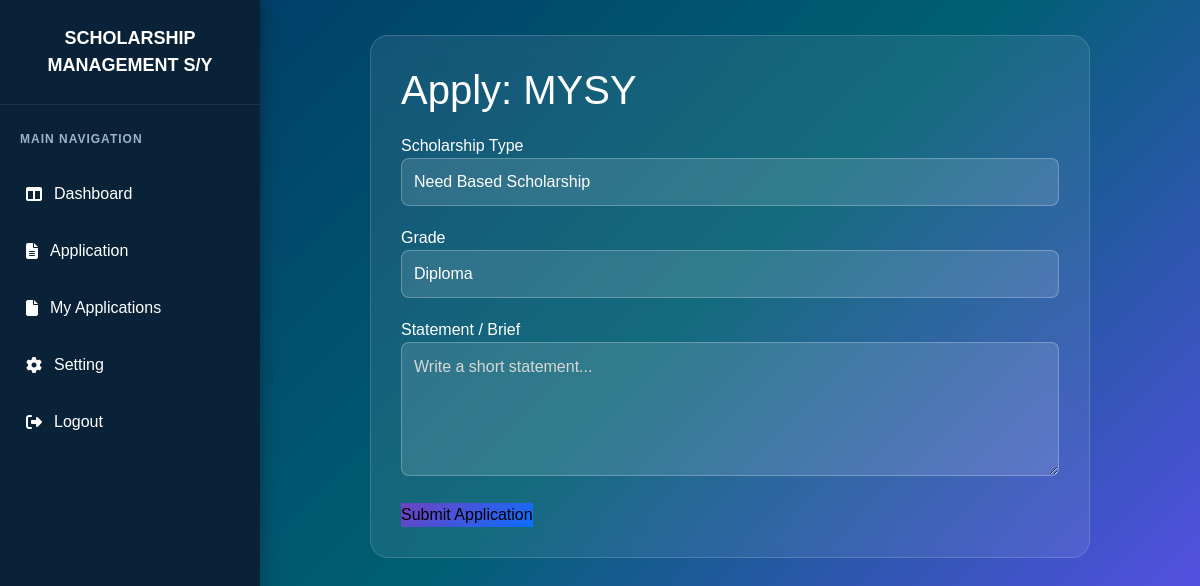
/apply/1/ (signed in), run on the app's committed database.
### scholar/models.py (models this page shows, shortened)
class Scholarship(models.Model):
    name = models.CharField(max_length=100)
    type_of_scholarship = models.CharField(max_length=50)
    grade = models.CharField(max_length=20)
    year = models.IntegerField()
    category = models.CharField(max_length=50)
    criteria = models.TextField()
    documents_required = models.TextField()

### scholar/views.py (the view, shortened to what this page needs)
# urls.py: path("apply/<int:scholarship_id>/", views.apply_scholarship, name="apply_scholarship"),
@login_required(login_url="signin")
def apply_scholarship(request, scholarship_id):
    scholarship = get_object_or_404(Scholarship, id=scholarship_id)
    return render(request, "apply.html", {"scholarship": scholarship})

### scholar/templates/apply.html (shortened to what this page needs)
{% load static %}
<!DOCTYPE html>
<html lang="en">
<head>
    <link href="https://cdn.jsdelivr.net/npm/bootstrap@5.3.8/dist/css/bootstrap.min.css" rel="stylesheet">
    <link rel="stylesheet" href="{% static 'css/style.css' %}">
    <link rel="stylesheet" href="https://cdnjs.cloudflare.com/ajax/libs/font-awesome/6.5.1/css/all.min.css">
</head>
<body>
<div class="sidebar">
    <div class="logo">
        SCHOLARSHIP MANAGEMENT S/Y
    </div>
    <ul>
        <li>
            <a href="{% url 'dashboard' %}" style="color: aliceblue;">
                <i class="fa-solid fa-table-columns"></i>
                Dashboard
            </a>
        </li>
        <li>
            <a href="{% url 'my_applications' %}">
                <i class="fa-solid fa-file-lines"></i>
                Application
            </a>
        </li>
        <li>
            <a href="{% url 'my_applications' %}" style="color: aliceblue;">
                <i class="fa-solid fa-file"></i>
                My Applications
            </a>
        </li>
        <li>
            <a href="{% url 'setting' %}" style="color: aliceblue;">
                <i class="fa-solid fa-gear"></i>
                Setting
            </a>
        </li>
        <li>
            <a href="{% url 'logout' %}" style="color: aliceblue;">
                <i class="fa-solid fa-right-from-bracket"></i>
                Logout
            </a>
        </li>
    </ul>
</div>
<div class="main">
    <div class="form-box" style="max-width:720px; margin:0 auto;">
        <h1 style="margin-bottom:20px;">Apply: {{ scholarship.name }}</h1>
        <form method="post">
            <div class="form-group">
                <label>Scholarship Type</label>
                <input type="text" value="{{ scholarship.type_of_scholarship }}" disabled>
            </div>
            <div class="form-group">
                <label>Grade</label>
                <input type="text" value="{{ scholarship.grade }}" disabled>
            </div>
            <div class="form-group">
                <label>Statement / Brief</label>
                <textarea name="statement" rows="5" placeholder="Write a short statement..."></textarea>
            </div>
            <button class="btn-primary" type="submit">Submit Application</button>
        </form>
    </div>
</div>
</body>
</html>

### scholar/static/css/style.css (style rules this page uses)
:root { --primary:#0d6efd; --secondary:#6f42c1; --success:#198754; --danger:#dc3545; --warning:#ffc107; --sidebar:#0a2238; --sidebar-hover:#12395c; --text:#212529; --white:#ffffff; --glass:rgba(255,255,255,.08); --glass-border:rgba(255,255,255,.15); --shadow:0 10px 25px rgba(0,0,0,.18); }
* { margin:0; padding:0; box-sizing:border-box; }
html { scroll-behavior:smooth; }
body { font-family:"Poppins",sans-serif; min-height:100vh; overflow-x:hidden; background: linear-gradient( 135deg, #003566, #005f73, #6a4cff); color:white; }
a { text-decoration:none; }
ul { list-style:none; margin:0; padding:0; }
.sidebar { position:fixed; top:0; left:0; width:260px; height:100vh; background:var(--sidebar); color:#fff; overflow-y:auto; box-shadow:3px 0 15px rgba(0,0,0,.25); z-index:1000; }
.sidebar .logo { padding:25px 20px; font-size:18px; font-weight:700; text-align:center; line-height:1.5; border-bottom: 1px solid rgba(255,255,255,.08); }
.sidebar ul { margin-top:25px; }
.sidebar ul::before { content:"MAIN NAVIGATION"; display:block; padding:0 20px 15px; color:#9eb3c8; font-size:12px; letter-spacing:1px; font-weight:600; }
.sidebar ul li { margin:5px 0; }
.sidebar ul li a { display:flex; align-items:center; gap:12px; padding:14px 22px; color:#fff; transition:.3s; border-left:4px solid transparent; }
.main { margin-left:260px; padding:35px; min-height:100vh; }
.btn-primary { background:linear-gradient( 135deg, var(--secondary), var(--primary) ); border:none; }
.sidebar a { color:#fff !important; }
.sidebar a i { color:inherit; }
.form-box { background:rgba(255,255,255,.08); backdrop-filter:blur(15px); border:1px solid rgba(255,255,255,.15); border-radius:18px; padding:30px; }
.form-group { margin-bottom:20px; }
input:not([type="checkbox"]):not([type="radio"]), select, textarea { width:100%; height:48px; border-radius:8px; border:1px solid rgba(255,255,255,.25); background:rgba(255,255,255,.12); color:#fff; box-shadow:none; transition:.3s; padding:0 12px; }
textarea { height:auto; min-height:120px; padding-top:12px; }
input::placeholder, textarea::placeholder { color:#d7d7d7; opacity:1; }

### data on the page
Scholarship: name "MYSY", type_of_scholarship "Need Based Scholarship", grade "Diploma"
